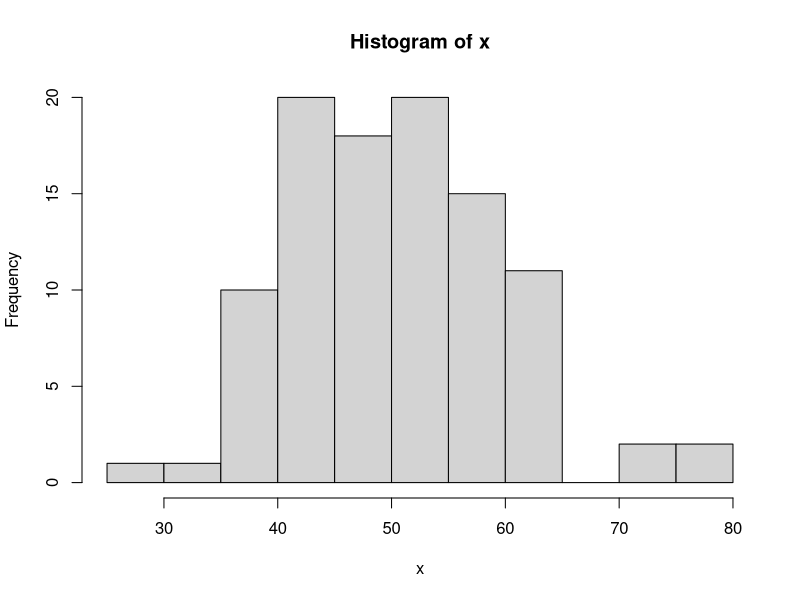
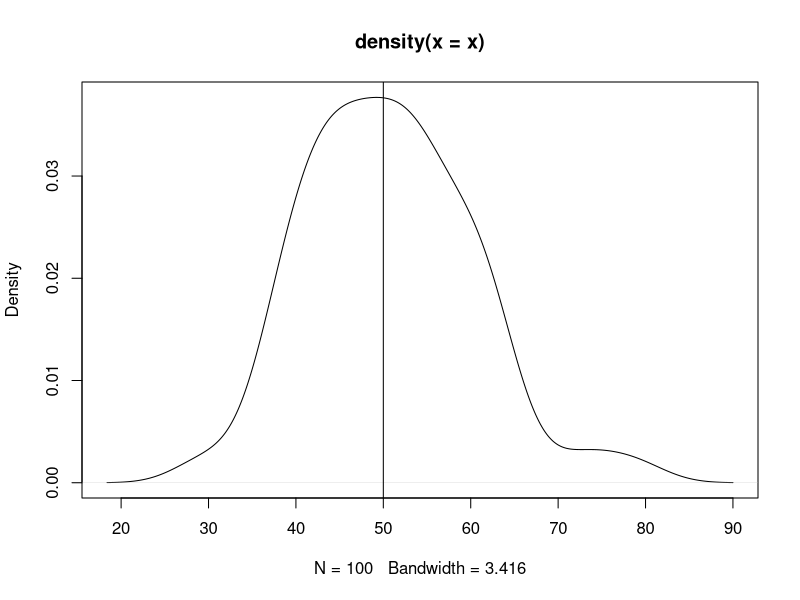

These charts were generated, in order, by the following R code:
# First File in R
x1 <- c(1, 5, 4, 9, 0) # <- is assignment x to have value 1,5,4,9,0
#control + enter
x2 = c(1, 5, 4, 9, 0)
x1
x2

x = c(1,2,3,4,5,6,7,8,9,10)
x
x = 1:100
x
x = runif(100, 50, 200)
?runif
x
x = rnorm(100, mean=50, sd=10)
x
trunc(x)
round(x,1)
floor(x)
ceiling(x)
hist(x)
as.integer(x)
plot(density(x))
abline(v=50)
?runif
head(x)
class(x);mode(x)
typeof(x)
summary(x)


# Types of Data Structures in R


